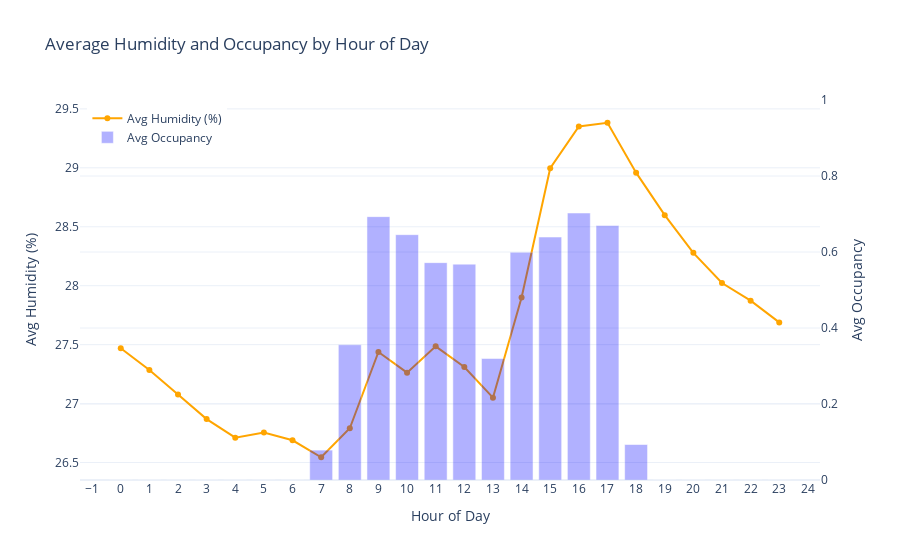

The notebook cell saved with this chart:
### Code cell
# Group by hour for Humidity and Occupancy
hourly_humidity = df.groupby('hour').agg({
    'Humidity': 'mean',
    'Occupancy': 'mean'
}).reset_index()

# Create figure
fig = go.Figure()

# Add Humidity trace (left Y-axis)
fig.add_trace(go.Scatter(
    x=hourly_humidity['hour'],
    y=hourly_humidity['Humidity'],
    name='Avg Humidity (%)',
    mode='lines+markers',
    line=dict(color='orange'),
    yaxis='y1'
))

# Add Occupancy trace (right Y-axis)
fig.add_trace(go.Bar(
    x=hourly_humidity['hour'],
    y=hourly_humidity['Occupancy'],
    name='Avg Occupancy',
    opacity=0.3,
    marker_color='blue',
    yaxis='y2'
))

# Layout
fig.update_layout(
    title='Average Humidity and Occupancy by Hour of Day',
    xaxis=dict(title='Hour of Day', dtick=1),
    yaxis=dict(title='Avg Humidity (%)', side='left'),
    yaxis2=dict(title='Avg Occupancy', side='right', overlaying='y', range=[0, 1]),
    legend=dict(x=0.01, y=0.99),
    template='plotly_white'
)

fig.show()

### Figure 1 — Plotly figure (JSON) as saved in the notebook; plotly's stock layout.template omitted (floating-point values rounded to 4 significant figures)
{"data": [{"line": {"color": "orange"}, "mode": "lines+markers", "name": "Avg Humidity (%)", "type": "scatter", "x": [0, 1, 2, 3, 4, 5, 6, 7, 8, 9, 10, 11, 12, 13, 14, 15, 16, 17, 18, 19, 20, 21, 22, 23], "y": [27.47, 27.28, 27.08, 26.87, 26.71, 26.76, 26.69, 26.54, 26.79, 27.44, 27.26, 27.49, 27.31, 27.05, 27.9, 29.0, 29.35, 29.38, 28.96, 28.6, 28.28, 28.02, 27.87, 27.69], "yaxis": "y"}, {"marker": {"color": "blue"}, "name": "Avg Occupancy", "opacity": 0.3, "type": "bar", "x": [0, 1, 2, 3, 4, 5, 6, 7, 8, 9, 10, 11, 12, 13, 14, 15, 16, 17, 18, 19, 20, 21, 22, 23], "y": [0, 0, 0, 0, 0, 0, 0, 0.07869, 0.3559, 0.693, 0.6456, 0.572, 0.5681, 0.3197, 0.5992, 0.6393, 0.7026, 0.6695, 0.09333, 0, 0, 0, 0, 0], "yaxis": "y2"}], "layout": {"legend": {"x": 0.01, "y": 0.99}, "title": {"text": "Average Humidity and Occupancy by Hour of Day"}, "xaxis": {"dtick": 1, "title": {"text": "Hour of Day"}}, "yaxis": {"side": "left", "title": {"text": "Avg Humidity (%)"}}, "yaxis2": {"overlaying": "y", "range": [0, 1], "side": "right", "title": {"text": "Avg Occupancy"}}}}
